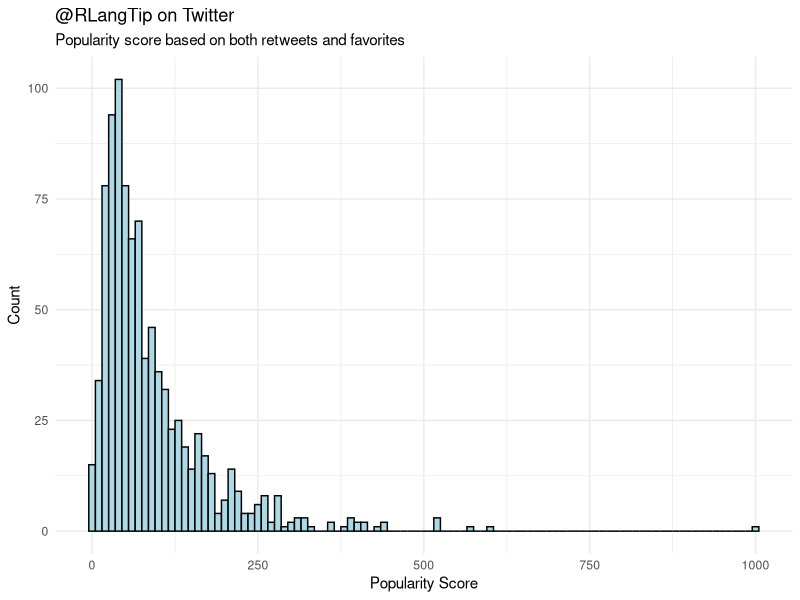
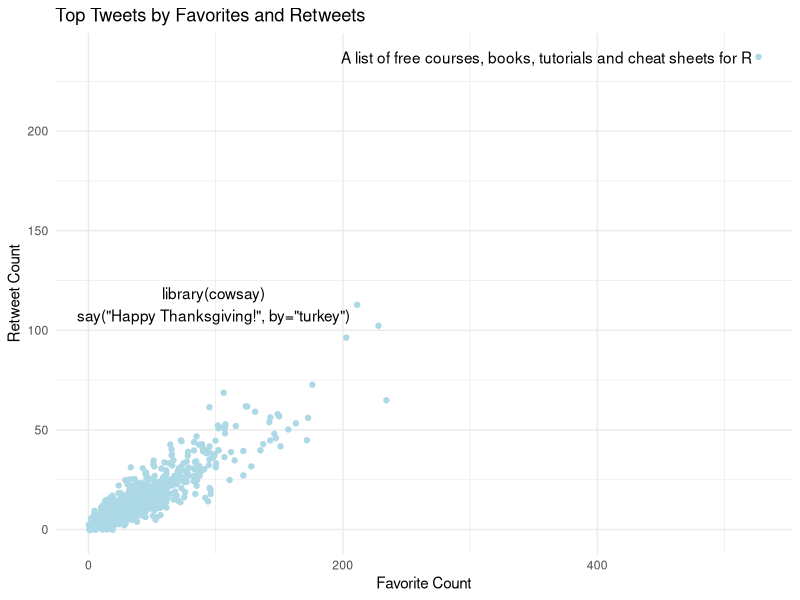

Here is the R script that generated these plots, in order:
## ---- chunk 1
knitr::opts_chunk$set(
  collapse = TRUE,
  comment = "#>",
  fig.path = "man/figures/README-",
  out.width = "100%"
)
## ---- chunk 2
joined <- readr::read_csv("data-raw/joined.csv")

library(ggplot2)
library(ggrepel)

ggplot(joined, aes(score)) +
 geom_histogram(binwidth = 10, fill = "light blue", color = "black") +
 labs(x = "Popularity Score", 
      y = "Count",
        title = "@RLangTip on Twitter", 
        subtitle = "Popularity score based on both retweets and favorites") +
 theme_minimal()

ggplot(joined, aes(favorite_count, retweet_count, label = text)) +
 geom_text_repel(
  data = subset(joined, retweet_count > 105),
  segment.size  = 0.2,
  segment.color = "grey50",
  direction     = "x"
 ) +
 geom_jitter(color = "light blue") +
 theme_minimal() +
 labs(title = "Top Tweets by Favorites and Retweets",
      x = "Favorite Count",
      y = "Retweet Count")


